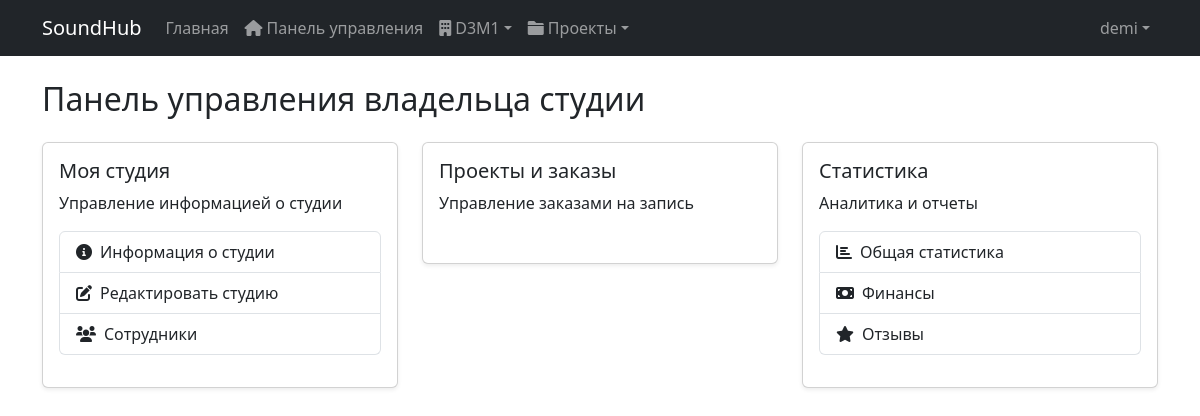
Page /api/users/dashboard/studio-owner/ (signed in) on the earlier database version.
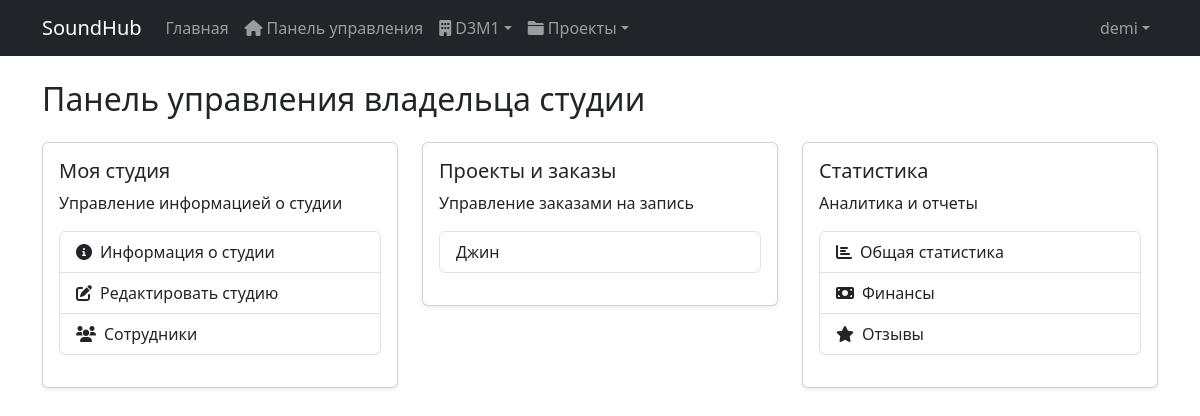
Same page on the later database version.
### chats/models.py (models this page shows, shortened)
class Project(models.Model):
    title = models.CharField(max_length=200)
    description = models.TextField(blank=True)
    created_at = models.DateTimeField(default=timezone.now)
    updated_at = models.DateTimeField(auto_now=True)
    client = models.ForeignKey(settings.AUTH_USER_MODEL, on_delete=models.CASCADE, related_name='client_projects', default=0)
    studio = models.ForeignKey('studios.Studio', on_delete=models.CASCADE, related_name='studio_projects', default=0)
    status = models.CharField(max_length=20, choices=[
        ('new', 'Новый'),
        ('in_progress', 'В работе'),
        ('completed', 'Завершен'),
        ('cancelled', 'Отменен')
    ], default='new')

### users/views.py (the view)
# urls.py: path('dashboard/studio-owner/', studio_owner_dashboard, name='studio_owner_dashboard'),
@login_required
def studio_owner_dashboard(request):
    if request.user.user_type != 'studio_owner':
        messages.error(request, 'У вас нет доступа к этой странице.')
        return redirect('profile')
    return render(request, 'users/dashboards/studio_owner_dashboard.html')

### chats/models.py (called while the page is built)
    def get_last_message(self):
        return self.messages.order_by('-created_at').first()

### users/templates/users/dashboards/studio_owner_dashboard.html (shortened to what the changed rows need)
{% extends 'base.html' %}
{% load static %}
{% block content %}
<div class="container mt-4">
    <h2>Панель управления владельца студии</h2>
    <div class="row mt-4">
        <div class="col-md-4">
            <div class="card shadow-sm">
                <div class="card-body">
                    {% if user.owned_studios.exists %}
                        {% with studio=user.owned_studios.first %}
                        <div class="list-group mb-3">
                            {% for project in studio.studio_projects.all|slice:":3" %}
                                <a href="{% url 'chats:project_chat' project.id %}" class="list-group-item list-group-item-action d-flex justify-content-between align-items-center">
                                    {{ project.title }}
                                    <span class="badge bg-{{ project.status }} rounded-pill">{{ project.get_status_display }}</span>
                                </a>
                            {% endfor %}
                        </div>
                        {% endwith %}
                    {% else %}
                        <p class="text-muted">Создайте студию, чтобы начать принимать заказы</p>
                    {% endif %}
                </div>
            </div>
        </div>
    </div>
</div>
{% endblock %}

Differences in the rows shown:
added Project: title "Джин"
